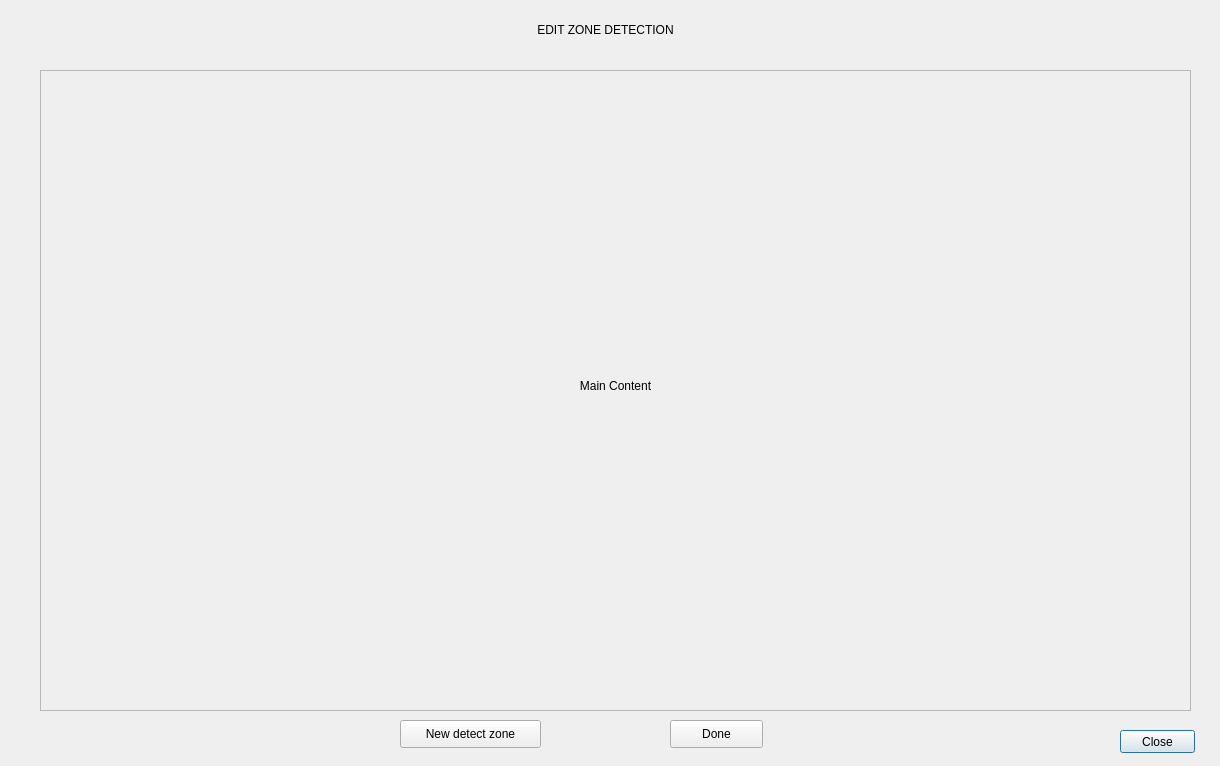
<?xml version="1.0" encoding="UTF-8"?>
<ui version="4.0">
 <class>Dialog</class>
 <widget class="QDialog" name="Dialog">
  <property name="geometry">
   <rect>
    <x>0</x>
    <y>0</y>
    <width>1220</width>
    <height>766</height>
   </rect>
  </property>
  <property name="windowTitle">
   <string>Dialog</string>
  </property>
  <widget class="QPushButton" name="btn_e_close">
   <property name="geometry">
    <rect>
     <x>1120</x>
     <y>730</y>
     <width>75</width>
     <height>23</height>
    </rect>
   </property>
   <property name="text">
    <string>Close</string>
   </property>
  </widget>
  <widget class="QLabel" name="label_2">
   <property name="geometry">
    <rect>
     <x>35</x>
     <y>40</y>
     <width>64</width>
     <height>64</height>
    </rect>
   </property>
   <property name="minimumSize">
    <size>
     <width>64</width>
     <height>64</height>
    </size>
   </property>
   <property name="maximumSize">
    <size>
     <width>64</width>
     <height>64</height>
    </size>
   </property>
   <property name="text">
    <string/>
   </property>
   <property name="pixmap">
    <pixmap>Icons/alarm.png</pixmap>
   </property>
  </widget>
  <widget class="QFrame" name="frame">
   <property name="geometry">
    <rect>
     <x>40</x>
     <y>70</y>
     <width>1151</width>
     <height>641</height>
    </rect>
   </property>
   <property name="frameShape">
    <enum>QFrame::StyledPanel</enum>
   </property>
   <property name="frameShadow">
    <enum>QFrame::Raised</enum>
   </property>
   <widget class="QLabel" name="label">
    <property name="geometry">
     <rect>
      <x>0</x>
      <y>0</y>
      <width>1151</width>
      <height>631</height>
     </rect>
    </property>
    <property name="text">
     <string>Main Content</string>
    </property>
    <property name="alignment">
     <set>Qt::AlignCenter</set>
    </property>
   </widget>
  </widget>
  <widget class="QPushButton" name="add_btn">
   <property name="geometry">
    <rect>
     <x>400</x>
     <y>720</y>
     <width>141</width>
     <height>28</height>
    </rect>
   </property>
   <property name="toolTipDuration">
    <number>-1</number>
   </property>
   <property name="text">
    <string>New detect zone</string>
   </property>
  </widget>
  <widget class="QPushButton" name="pushButton_2">
   <property name="geometry">
    <rect>
     <x>670</x>
     <y>720</y>
     <width>93</width>
     <height>28</height>
    </rect>
   </property>
   <property name="text">
    <string>Done</string>
   </property>
  </widget>
  <widget class="QLabel" name="label_3">
   <property name="geometry">
    <rect>
     <x>410</x>
     <y>20</y>
     <width>391</width>
     <height>20</height>
    </rect>
   </property>
   <property name="text">
    <string>EDIT ZONE DETECTION</string>
   </property>
   <property name="alignment">
    <set>Qt::AlignCenter</set>
   </property>
  </widget>
 </widget>
 <resources/>
 <connections/>
</ui>
